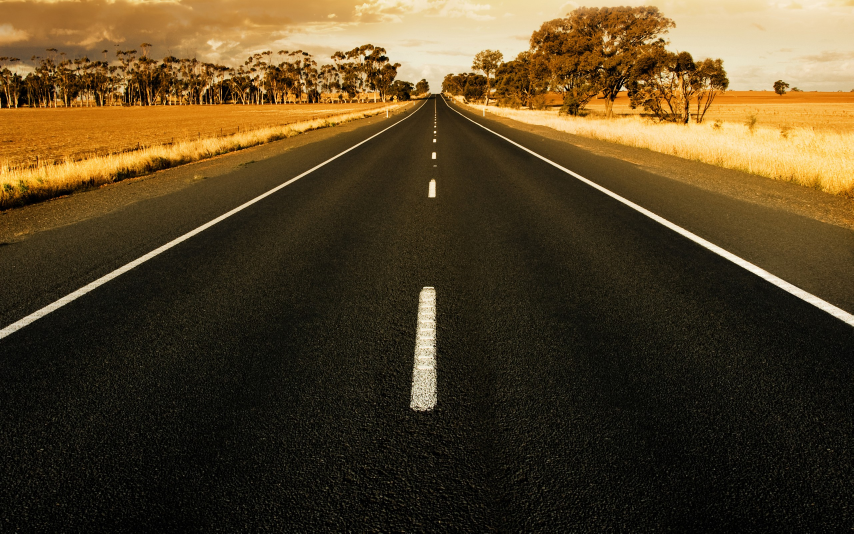
#> input picture test_image_2.jpg, 2560 x 1600 px (shown at 1/3 size)
$ python -i lanes.py   (imports and definitions only)
#> lines starting #> are read from the running program, lines starting #| are printed output that depends on the picture
import cv2
import numpy as np
import matplotlib.pyplot as plt
from tkinter import messagebox
import turtle

# [27 lines left out: functions make_coordinates, average_slope_intercept, not called in this run]

def fcanny(image):
    gray = cv2.cvtColor(image, cv2.COLOR_RGB2GRAY)
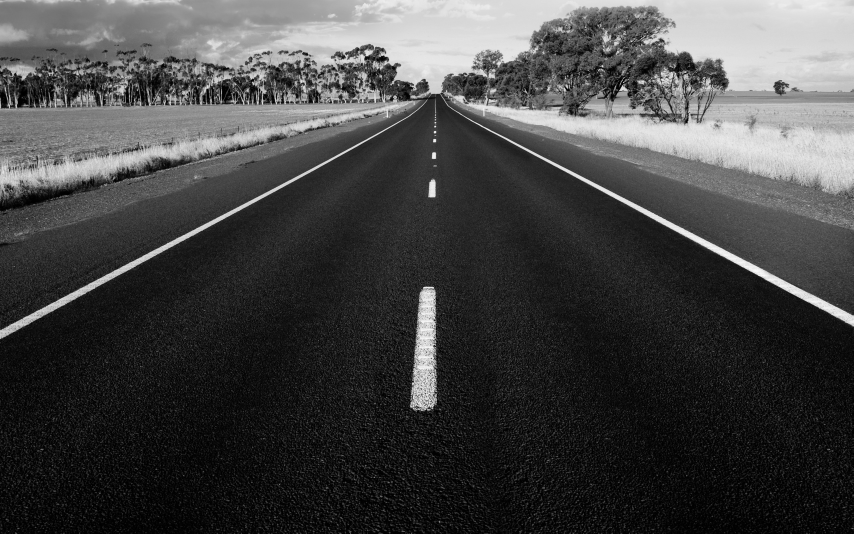
#> gray: shape (1600, 2560) (shown at 1/3 size); min 0, max 254, mean 68.1
    blur = cv2.GaussianBlur(gray, (5, 5), 0)
    canny = cv2.Canny(blur, 50, 150)
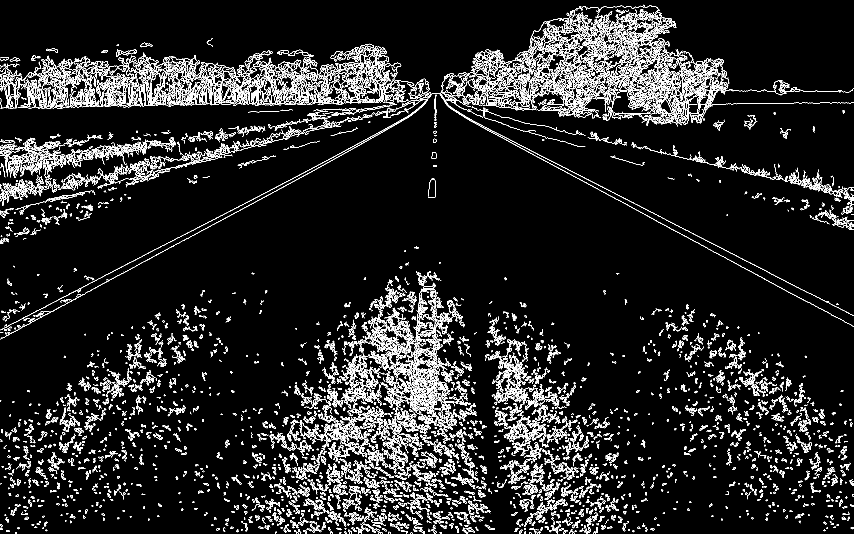
#> canny: shape (1600, 2560) (shown at 1/3 size); 6.5% white in thin lines or dots
    return canny

# [20 lines left out: functions display_lines, region_of_interest, not called in this run]

def onButton(event):
    print ("Button pressed.")

# [5 lines left out: function selection, not called in this run]

# [34 lines not run here, left out]

>>> import cv2
>>> picture = cv2.cvtColor(cv2.imread('test_image_2.jpg'), cv2.COLOR_BGR2RGB)
>>> result = fcanny(picture)
